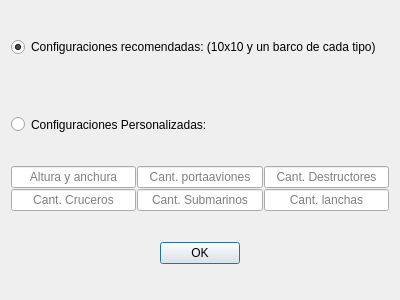
<?xml version="1.0" encoding="UTF-8"?>
<ui version="4.0">
 <class>Dialog</class>
 <widget class="QDialog" name="Dialog">
  <property name="geometry">
   <rect>
    <x>0</x>
    <y>0</y>
    <width>400</width>
    <height>300</height>
   </rect>
  </property>
  <property name="windowTitle">
   <string>Dialog</string>
  </property>
  <layout class="QVBoxLayout" name="verticalLayout" stretch="1,1,4,1">
   <item>
    <widget class="QRadioButton" name="recomendado">
     <property name="sizePolicy">
      <sizepolicy hsizetype="Minimum" vsizetype="Preferred">
       <horstretch>0</horstretch>
       <verstretch>0</verstretch>
      </sizepolicy>
     </property>
     <property name="text">
      <string>Configuraciones recomendadas: (10x10 y un barco de cada tipo)</string>
     </property>
     <property name="checked">
      <bool>true</bool>
     </property>
    </widget>
   </item>
   <item>
    <widget class="QRadioButton" name="personalizado">
     <property name="sizePolicy">
      <sizepolicy hsizetype="Minimum" vsizetype="Preferred">
       <horstretch>0</horstretch>
       <verstretch>0</verstretch>
      </sizepolicy>
     </property>
     <property name="text">
      <string>Configuraciones Personalizadas:</string>
     </property>
    </widget>
   </item>
   <item>
    <layout class="QGridLayout" name="gridLayout">
     <property name="spacing">
      <number>1</number>
     </property>
     <item row="0" column="2">
      <widget class="QLineEdit" name="destructores">
       <property name="alignment">
        <set>Qt::AlignCenter</set>
       </property>
       <property name="placeholderText">
        <string>Cant. Destructores</string>
       </property>
      </widget>
     </item>
     <item row="0" column="1">
      <widget class="QLineEdit" name="portaaviones">
       <property name="alignment">
        <set>Qt::AlignCenter</set>
       </property>
       <property name="placeholderText">
        <string>Cant. portaaviones</string>
       </property>
      </widget>
     </item>
     <item row="0" column="0">
      <widget class="QLineEdit" name="dimensiones">
       <property name="alignment">
        <set>Qt::AlignCenter</set>
       </property>
       <property name="placeholderText">
        <string>Altura y anchura</string>
       </property>
      </widget>
     </item>
     <item row="1" column="0">
      <widget class="QLineEdit" name="cruceros">
       <property name="alignment">
        <set>Qt::AlignCenter</set>
       </property>
       <property name="placeholderText">
        <string>Cant. Cruceros</string>
       </property>
      </widget>
     </item>
     <item row="1" column="1">
      <widget class="QLineEdit" name="submarinos">
       <property name="alignment">
        <set>Qt::AlignCenter</set>
       </property>
       <property name="placeholderText">
        <string>Cant. Submarinos</string>
       </property>
      </widget>
     </item>
     <item row="1" column="2">
      <widget class="QLineEdit" name="lanchas">
       <property name="alignment">
        <set>Qt::AlignCenter</set>
       </property>
       <property name="placeholderText">
        <string>Cant. lanchas</string>
       </property>
      </widget>
     </item>
    </layout>
   </item>
   <item>
    <widget class="QDialogButtonBox" name="buttonBox">
     <property name="sizePolicy">
      <sizepolicy hsizetype="Expanding" vsizetype="Preferred">
       <horstretch>0</horstretch>
       <verstretch>0</verstretch>
      </sizepolicy>
     </property>
     <property name="orientation">
      <enum>Qt::Horizontal</enum>
     </property>
     <property name="standardButtons">
      <set>QDialogButtonBox::Ok</set>
     </property>
     <property name="centerButtons">
      <bool>true</bool>
     </property>
    </widget>
   </item>
  </layout>
 </widget>
 <resources/>
 <connections>
  <connection>
   <sender>buttonBox</sender>
   <signal>accepted()</signal>
   <receiver>Dialog</receiver>
   <slot>accept()</slot>
   <hints>
    <hint type="sourcelabel">
     <x>248</x>
     <y>254</y>
    </hint>
    <hint type="destinationlabel">
     <x>157</x>
     <y>274</y>
    </hint>
   </hints>
  </connection>
  <connection>
   <sender>buttonBox</sender>
   <signal>rejected()</signal>
   <receiver>Dialog</receiver>
   <slot>reject()</slot>
   <hints>
    <hint type="sourcelabel">
     <x>316</x>
     <y>260</y>
    </hint>
    <hint type="destinationlabel">
     <x>286</x>
     <y>274</y>
    </hint>
   </hints>
  </connection>
 </connections>
</ui>
